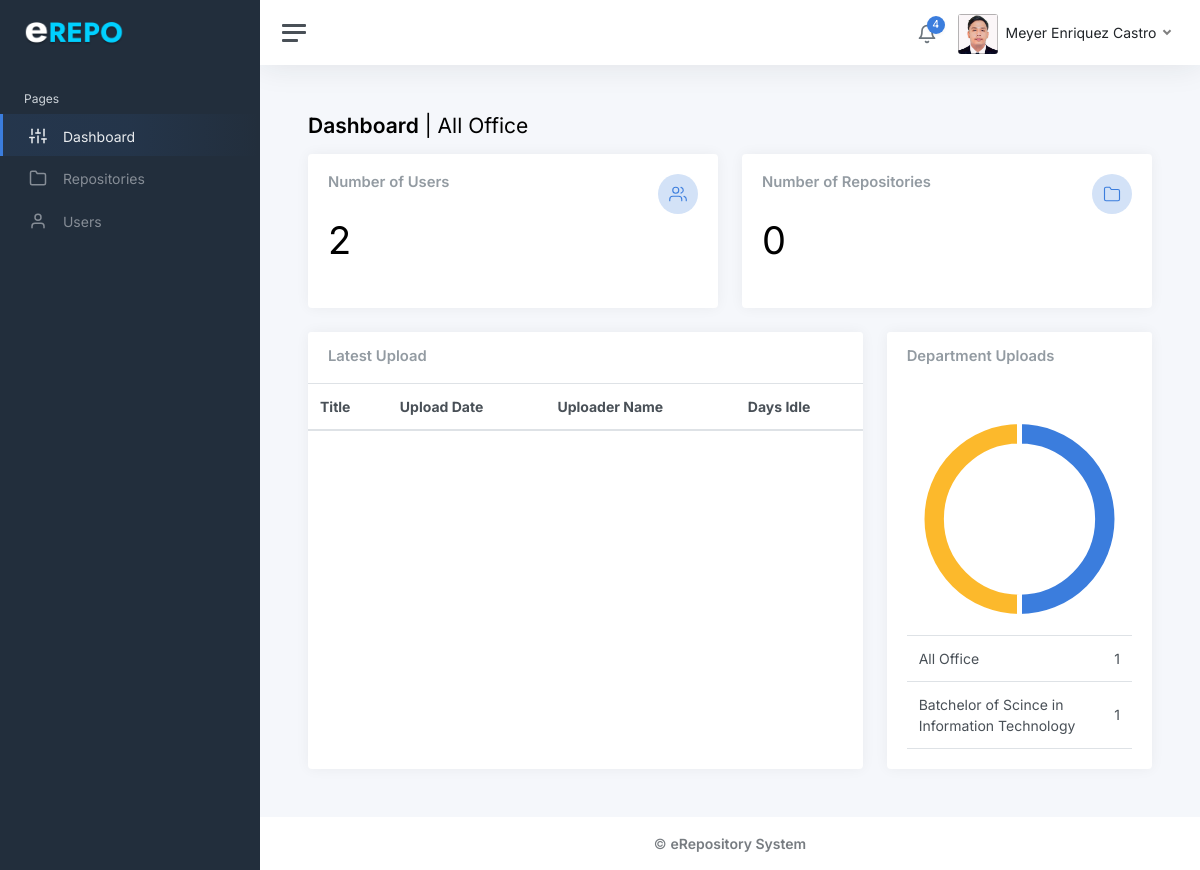
Before: /frontend/home.php (signed in) with the older database file.
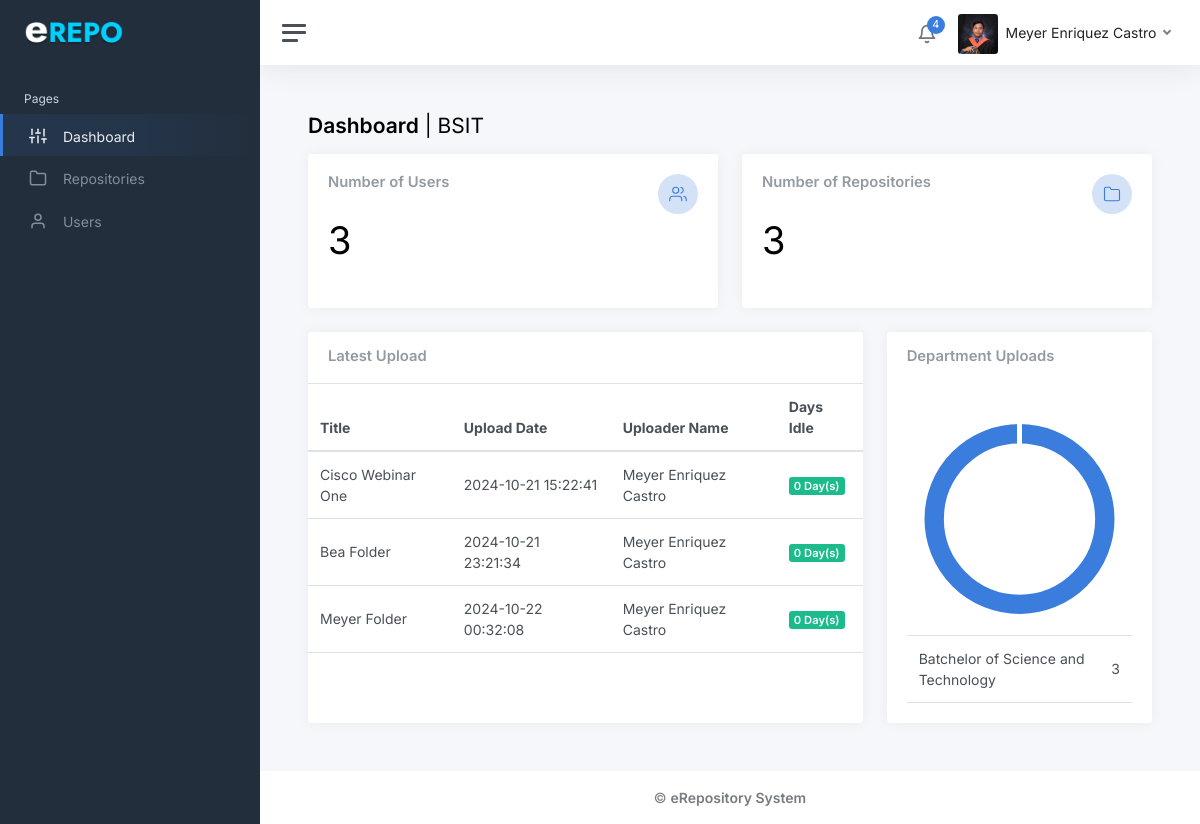
After: the same page with the newer database file.
### tables this page shows
CREATE TABLE `users` (
  `id` int(11) NOT NULL,
  `full_name` varchar(100) NOT NULL,
  `email` varchar(100) NOT NULL,
  `password` varchar(255) NOT NULL,
  `profile_picture` varchar(255) DEFAULT NULL,
  `accesstype_id` int(11) DEFAULT NULL,
  `office_id` int(11) DEFAULT NULL,
  `dateCreated` timestamp NOT NULL DEFAULT current_timestamp()
);

CREATE TABLE `offices` (
  `office_id` int(11) NOT NULL,
  `officeName` varchar(200) NOT NULL,
  `officeCode` varchar(50) NOT NULL
);

CREATE TABLE `repo_folder` (
  `repo_id` int(11) NOT NULL,
  `title` varchar(200) NOT NULL,
  `dateCreated` timestamp NOT NULL DEFAULT current_timestamp() ON UPDATE current_timestamp(),
  `user_id` int(11) NOT NULL,
  `office_id` int(11) NOT NULL
);

### backend/function.php (called while the page is built, shortened)
<?php
function OfficeName($id){
    global $conn;
    $query = 'SELECT officeCode FROM offices WHERE office_id=?';
    $stmt = $conn->prepare($query);
    $stmt->bind_param('i', $id);
    $stmt->execute();
    $stmt->bind_result($officeName);
    return $officeName;
}
function OfficeNameChart($id){
    global $conn;
    $query = 'SELECT officeName FROM offices WHERE office_id=?';
    $stmt = $conn->prepare($query);
    $stmt->bind_param('i', $id);
    $stmt->execute();
    $stmt->bind_result($officeName);
    return $officeName;
}
function UploaderName($id) {
    global $conn;
    $query = 'SELECT full_name FROM users WHERE id = ?';
    $stmt = $conn->prepare($query);
    $stmt->bind_param('i', $id);
    $stmt->execute();
    $stmt->bind_result($fullName);
    return $fullName;
}
?>

### frontend/dashboard.php (the view, shortened to what the changed rows need)
<?php
if (isset($_SESSION['id'])) {
    $user_id = $_SESSION['id'];
    $query = "SELECT * FROM users WHERE id = '$user_id'";
    $result = $conn->query($query);
    if ($result->num_rows == 1) {
        $user_data = $result->fetch_assoc();
        $accesstype_id = $user_data['accesstype_id'];
            if ($accesstype_id == 1) {
                        if (isset($_SESSION['id'])) {
                            $user_id = $_SESSION['id'];
                            $query = "SELECT * FROM users WHERE id = '$user_id'";
                            $result = $conn->query($query);
                            if ($result->num_rows == 1) {
                                $user_data = $result->fetch_assoc();
                                $office_id = $user_data['office_id'];
                                    if ($office_id == 0) {
                        				echo "All Offices";
                        			} else{
                        				echo officeName($user_data['office_id']);
                        			}
                        		}
                        	}
                        ?>
                                        </h1>
                        				<div class="row">
                            <div class="col-xl-12 d-flex">
                                <div class="w-100">
                                    <div class="row">
                                        <div class="col-sm-6">
                                            <div class="card">
                                                <div class="card-body">
                                                    <div class="row">
                                                        <div class="col mt-0">
                        								<?php
                        								$query = "SELECT count(*) AS user_count FROM users";
                        								$result = $conn->query($query);
                        								$row = $result->fetch_assoc();
                        								?>
                                                            <h5 class="card-title">Number of Users</h5>
                                                        </div>
                                                        <div class="col-auto">
                                                            <div class="stat text-primary">
                                                                <i class="align-middle" data-feather="users"></i>
                                                            </div>
                                                        </div>
                                                    </div>
                                                    <h1 class="mt-1 mb-4" style="font-size:38px;"><?php echo $row['user_count']; ?></h1>
                                                </div>
                                            </div>
                                        </div>
                                        <div class="col-sm-6">
                                            <div class="card">
                                                <div class="card-body">
                                                    <div class="row">
                                                        <div class="col mt-0">
                                                        <?php
                        								$query = "SELECT count(*) AS repo_count FROM repo_folder";
                        								$result = $conn->query($query);
                        								$row = $result->fetch_assoc();
                        								?>
                                                            <h5 class="card-title">Number of Repositories</h5>
                                                        </div>
                                                        <div class="col-auto">
                                                            <div class="stat text-primary">
                                                                <i class="align-middle" data-feather="folder"></i>
                                                            </div>
                                                        </div>
                                                    </div>
                                                    <h1 class="mt-1 mb-4" style="font-size:38px;"><?php echo $row['repo_count']; ?></h1>
                                                </div>
                                            </div>
                                        </div>
                                    </div>
                                </div>
                            </div>
                        </div>
                        					<div class="row">
                        						<div class="col-12 col-lg-8 col-xxl-9 d-flex">
                        							<div class="card flex-fill">
                        								<div class="card-header">
                        									<h5 class="card-title mb-0">Latest Upload</h5>
                        								</div>
                        								<table class="table table-hover my-0">
                        									<thead>
                        										<tr>
                        											<th>Title</th>
                        											<th class="d-none d-xl-table-cell">Upload Date</th>
                        											<th class="d-none d-md-table-cell">Uploader Name</th>
                        											<th class="d-none d-md-table-cell">Days Idle</th>
                        										</tr>
                        									</thead>
                        									<tbody>
                                                                <?php
                                                            $sql = "SELECT * FROM repo_folder";
		                                                    $result = $conn->query($sql);
                                                            if ($result->num_rows > 0) {
                                                                function calculateIdleDays($dateCreated) {
                                                                    $createdDate = new DateTime($dateCreated);
                                                                    $currentDate = new DateTime();
                                                                    $interval = $currentDate->diff($createdDate);
                                                                    return $interval->days;
                                                                }
                                                                while ($row = $result->fetch_assoc()) {
                                                                    echo '<tr onclick="handleRowClick(' . htmlspecialchars($row['repo_id'], ENT_QUOTES) . ')" style="cursor: pointer;">
                                                                            <td>' . htmlspecialchars($row['title']) . '</td>
                                                                            <td>' . htmlspecialchars($row['dateCreated']) . '</td>
                                                                            <td>' . htmlspecialchars(UploaderName($row['user_id'])) . '</td>
                                                                            <td><span class="badge bg-success">' . calculateIdleDays($row['dateCreated']) . ' Day(s)</span></td>
                                                                          </tr>';
                                                                    }
                                                                }
		                                                    	?>
                        									</tbody>
                        								</table>
                        							</div>
                        						</div>
                        						<div class="col-12 col-lg-4 col-xxl-3 d-flex">
                                                <div class="card flex-fill w-100">
                        								<div class="card-header">
                        									<h5 class="card-title mb-0">Department Uploads</h5>
                        								</div>
                        								<div class="card-body d-flex">
    <div class="align-self-center w-100">
        <div class="py-3">
            <div class="chart chart-xs">
                <canvas id="chartjs-dashboard-pie"></canvas>
            </div>
        </div>
        <table class="table mb-0">
            <tbody>
                <?php
                $sql = "
                    SELECT office_id, COUNT(*) as upload_count
                    FROM users
                    GROUP BY office_id
                ";
                $result = $conn->query($sql);
                $office_labels = [];
                while ($row = $result->fetch_assoc()) {
                    $office_labels[] = officeName($row['office_id']);
                    echo '<tr>
                            <td>' . htmlspecialchars(officeNameChart($row['office_id'])) . '</td>
                            <td class="text-end">' . htmlspecialchars($row['upload_count']) . '</td>
                          </tr>';
                }
                ?>
            </tbody>
        </table>
    </div>
</div>
                        						</div>
                        					</div>
                    <?php
                    }
                    }
                }?>

### frontend/header-nav.php (shortened to what the changed rows need)
<?php
$stmt = $conn->prepare("SELECT * FROM users WHERE id = ?");
$stmt->bind_param("i", $_SESSION['id']);
$stmt->execute();
$result = $stmt->get_result();
$user = $result->fetch_assoc();
?>
<nav class="navbar navbar-expand navbar-light navbar-bg">
				<div class="navbar-collapse collapse">
					<ul class="navbar-nav navbar-align">
						<li class="nav-item dropdown">
                <a class="nav-link dropdown-toggle d-none d-sm-inline-block" href="#" data-bs-toggle="dropdown">
				<img src="../backend/<?php echo $user['profile_picture']; ?>"
     			class="avatar img-fluid rounded me-1"
    			alt="Profile Picture"
     			onerror="this.onerror=null; this.src='../backend/default.jpg';" />
                    <span class="text-dark"><?php echo htmlspecialchars($user['full_name']); ?></span>
                </a>
            </li>
        </ul>
    </div>
</nav>

Changed rows visible on the page:
changed users "Meyer Enriquez Castro": profile_picture: a different picture; office.officeCode "All Office" → "BSIT"
added repo_folder: title "Cisco Webinar One", dateCreated "2024-10-21 15:22:41", user.full_name "Meyer Enriquez Castro", office "0"
added repo_folder: title "Bea Folder", dateCreated "2024-10-21 23:21:34", user.full_name "Meyer Enriquez Castro", dateCreated "0"
added repo_folder: title "Meyer Folder", dateCreated "2024-10-22 00:32:08", user.full_name "Meyer Enriquez Castro", dateCreated "0"
Other visible differences:
$row['user_count']: "2" → "3"
$row['repo_count']: "0" → "3"
chart data {{ json_encode($office_counts) }}: ["1","1"] → ["3"]
new list line: "Batchelor of Science and Technology 3"
list line gone: "All Office 1"
list line gone: "Batchelor of Scince in Information Technology 1"
